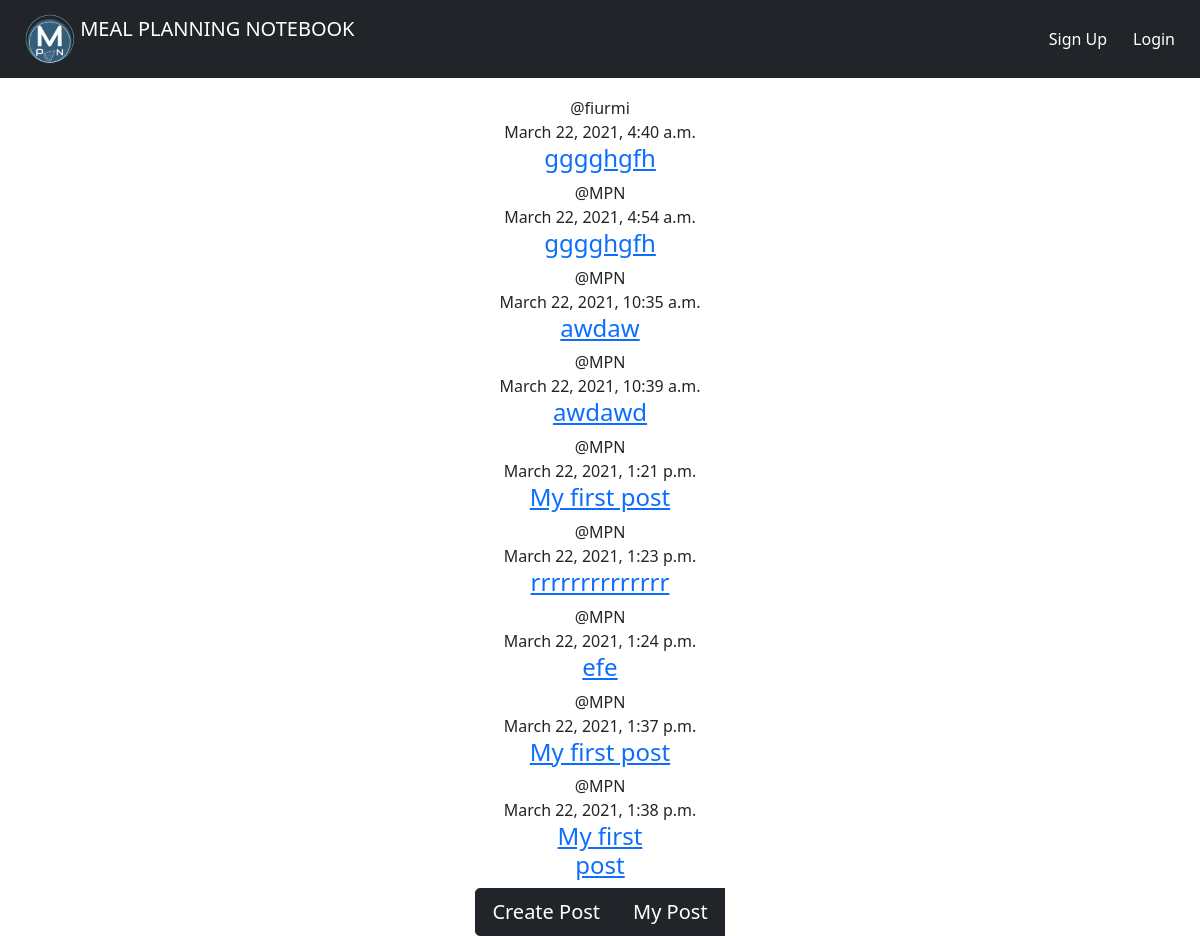
Page /reviewpost/ on the earlier database version.
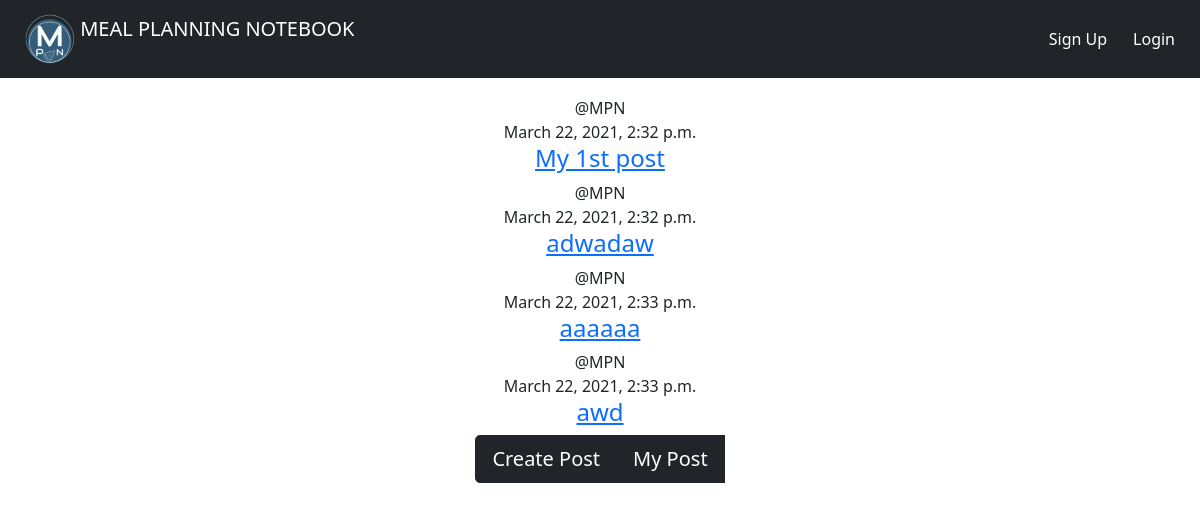
Same page on the later database version.
### reviewpost/models.py (models this page shows, shortened)
class Reviewpost(models.Model):
    sno=models.AutoField(primary_key=True)
    content_name = models.CharField(max_length=150, null=True)
    content = models.TextField()
    photos = models.ImageField(default="p1.png",upload_to="images/%y",null=True, blank=True)
    date_created = models.DateTimeField(default=now)
    user = models.ForeignKey(User,on_delete=models.CASCADE)

### reviewpost/views.py (the view)
# urls.py: path('', views.review_post, name='review_post'),
def review_post(request):
    form = Reviewpost.objects.all()
    return render(request,'reviewpost/reviewpost.html',  {'form':form})

### reviewpost/templates/reviewpost/reviewpost.html
{% extends 'reviewpost/base.html' %}
{% block content %}
{% for i in form %}
<div class="jumbotron text-center">
@{{ i.user }}<br>{{ i.date_created }}
<a href="{% url 'dreviewpost' i.sno %}"><br><h4>{{ i.content_name|safe|truncatechars:50 }}</h4></a>
</div>
{% endfor %}
<div class="jumbotron text-center">
    <div class="btn-group btn-group-lg ">
    <a href="{% url 'creviewpost' %}" class="btn btn-dark"> Create Post</a>
    <br>
    <br>
    <a href="{% url 'mypost' %}" class="btn btn-dark" > My Post</a>
<br>
<br>
</div>
{% endblock %}

Differences in the rows shown:
removed Reviewpost: user "fiurmi", date_created "March 22, 2021, 4:40 a.m.", content_name "gggghgfh"
removed Reviewpost: user "MPN", date_created "March 22, 2021, 4:54 a.m.", content_name "gggghgfh"
removed Reviewpost: user "MPN", date_created "March 22, 2021, 10:35 a.m.", content_name "awdaw"
removed Reviewpost: user "MPN", date_created "March 22, 2021, 10:39 a.m.", content_name "awdawd"
removed Reviewpost: user "MPN", date_created "March 22, 2021, 1:21 p.m.", content_name "My first post"
removed Reviewpost: user "MPN", date_created "March 22, 2021, 1:23 p.m.", content_name "rrrrrrrrrrrrrr"
removed Reviewpost: user "MPN", date_created "March 22, 2021, 1:24 p.m.", content_name "efe"
removed Reviewpost: user "MPN", date_created "March 22, 2021, 1:37 p.m.", content_name "My first post"
removed Reviewpost: user "MPN", date_created "March 22, 2021, 1:38 p.m.", content_name "My first post"
added Reviewpost: user "MPN", date_created "March 22, 2021, 2:32 p.m.", content_name "My 1st post"
added Reviewpost: user "MPN", date_created "March 22, 2021, 2:32 p.m.", content_name "adwadaw"
added Reviewpost: user "MPN", date_created "March 22, 2021, 2:33 p.m.", content_name "aaaaaa"
added Reviewpost: user "MPN", date_created "March 22, 2021, 2:33 p.m.", content_name "awd"
